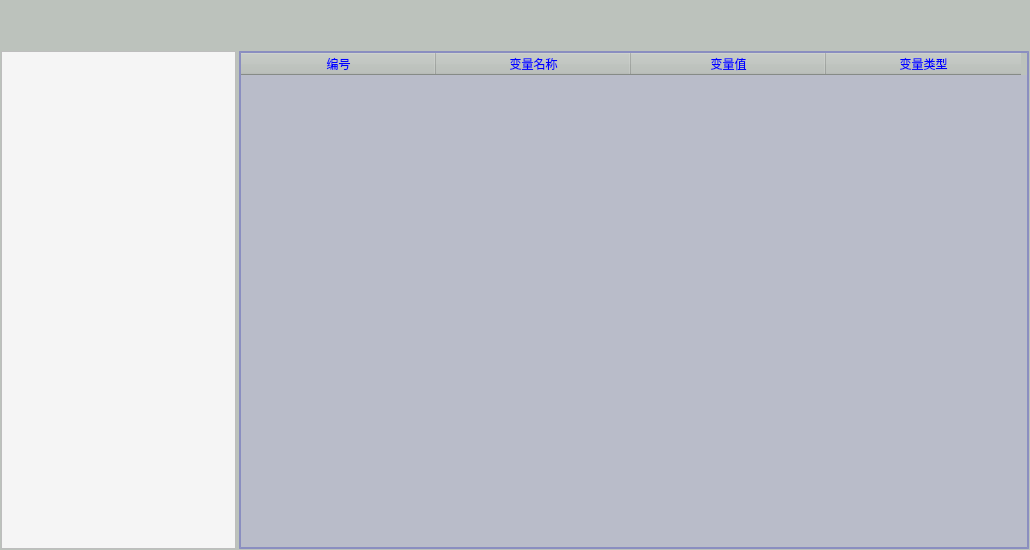
<?xml version="1.0" encoding="UTF-8"?>
<ui version="4.0">
 <class>frmLinkClass</class>
 <widget class="QWidget" name="frmLinkClass">
  <property name="geometry">
   <rect>
    <x>0</x>
    <y>0</y>
    <width>1030</width>
    <height>550</height>
   </rect>
  </property>
  <property name="sizePolicy">
   <sizepolicy hsizetype="Expanding" vsizetype="Expanding">
    <horstretch>0</horstretch>
    <verstretch>0</verstretch>
   </sizepolicy>
  </property>
  <property name="minimumSize">
   <size>
    <width>1030</width>
    <height>550</height>
   </size>
  </property>
  <property name="maximumSize">
   <size>
    <width>1030</width>
    <height>550</height>
   </size>
  </property>
  <property name="font">
   <font>
    <family>Arial</family>
    <pointsize>10</pointsize>
    <weight>50</weight>
    <italic>false</italic>
    <bold>false</bold>
   </font>
  </property>
  <property name="contextMenuPolicy">
   <enum>Qt::NoContextMenu</enum>
  </property>
  <property name="windowTitle">
   <string>QMacVisual</string>
  </property>
  <property name="windowIcon">
   <iconset>
    <normaloff>:/QMacVisual/Icon/other_478.ico</normaloff>:/QMacVisual/Icon/other_478.ico</iconset>
  </property>
  <property name="styleSheet">
   <string notr="true">background-color: #bcc2bc;</string>
  </property>
  <layout class="QHBoxLayout" name="horizontalLayout_2" stretch="0,0">
   <property name="spacing">
    <number>3</number>
   </property>
   <property name="leftMargin">
    <number>1</number>
   </property>
   <property name="topMargin">
    <number>1</number>
   </property>
   <property name="rightMargin">
    <number>1</number>
   </property>
   <property name="bottomMargin">
    <number>1</number>
   </property>
   <item>
    <layout class="QGridLayout" name="gridLayout_2">
     <property name="spacing">
      <number>0</number>
     </property>
     <item row="1" column="0">
      <widget class="QFrame" name="frame">
       <property name="sizePolicy">
        <sizepolicy hsizetype="Fixed" vsizetype="Preferred">
         <horstretch>0</horstretch>
         <verstretch>0</verstretch>
        </sizepolicy>
       </property>
       <property name="minimumSize">
        <size>
         <width>235</width>
         <height>0</height>
        </size>
       </property>
       <property name="maximumSize">
        <size>
         <width>235</width>
         <height>16777215</height>
        </size>
       </property>
       <property name="styleSheet">
        <string notr="true">#frame{border:0px solid rgba(30,30,200,80)}</string>
       </property>
       <property name="frameShape">
        <enum>QFrame::StyledPanel</enum>
       </property>
       <property name="frameShadow">
        <enum>QFrame::Raised</enum>
       </property>
       <layout class="QHBoxLayout" name="horizontalLayout">
        <property name="spacing">
         <number>0</number>
        </property>
        <property name="leftMargin">
         <number>0</number>
        </property>
        <property name="topMargin">
         <number>0</number>
        </property>
        <property name="rightMargin">
         <number>0</number>
        </property>
        <property name="bottomMargin">
         <number>0</number>
        </property>
        <item>
         <layout class="QGridLayout" name="gridLayout">
          <property name="spacing">
           <number>0</number>
          </property>
          <item row="0" column="0" rowspan="2" colspan="2">
           <widget class="QListView" name="listProcess">
            <property name="sizePolicy">
             <sizepolicy hsizetype="Expanding" vsizetype="Expanding">
              <horstretch>0</horstretch>
              <verstretch>0</verstretch>
             </sizepolicy>
            </property>
            <property name="minimumSize">
             <size>
              <width>0</width>
              <height>0</height>
             </size>
            </property>
            <property name="maximumSize">
             <size>
              <width>16777215</width>
              <height>16777215</height>
             </size>
            </property>
            <property name="font">
             <font>
              <family>微软雅黑</family>
              <pointsize>9</pointsize>
             </font>
            </property>
            <property name="styleSheet">
             <string notr="true">QWidget{color: rgba(45, 45, 35, 230);background-color: rgb(245, 245, 245);}
QScrollBar:vertical{ 
		background:#FFFFF2;
		padding-top:20px;
		padding-bottom:20px;
		padding-left:2px;
		padding-right:2px;
		border-left:1px solid #d7d7d7;}
QScrollBar::handle:vertical{
		background:#dbdbdb;
		border-radius:6px;
		min-height:20px;}
QScrollBar::handle:vertical:hover{
		background:#d0d0d0;}
QScrollBar::add-line:vertical{
		background:url(:/res/ico/down.png) center no-repeat;}
QScrollBar::sub-line:vertical{
		background:url(:/res/ico/up.png) center no-repeat;}
QScrollBar:horizontal{ 
		background:#FFFFF2;
		padding-top:20px;
		padding-bottom:20px;
		padding-left:2px;
		padding-right:2px;
		border-left:1px solid #d7d7d7;}
QScrollBar::handle:horizontal{
		background:#dbdbdb;
		border-radius:6px;
		min-height:20px;}
QScrollBar::handle:horizontal:hover{
		background:#d0d0d0;}
QScrollBar::add-line:horizontal{
		background:url(:/res/ico/right.png) center no-repeat;}
QScrollBar::sub-line:horizontal{
		background:url(:/res/ico/left.png) center no-repeat;}</string>
            </property>
           </widget>
          </item>
         </layout>
        </item>
       </layout>
      </widget>
     </item>
     <item row="0" column="0">
      <spacer name="verticalSpacer_4">
       <property name="orientation">
        <enum>Qt::Vertical</enum>
       </property>
       <property name="sizeType">
        <enum>QSizePolicy::Fixed</enum>
       </property>
       <property name="sizeHint" stdset="0">
        <size>
         <width>20</width>
         <height>50</height>
        </size>
       </property>
      </spacer>
     </item>
    </layout>
   </item>
   <item>
    <layout class="QGridLayout" name="gridLayout_3">
     <property name="spacing">
      <number>0</number>
     </property>
     <item row="1" column="0">
      <widget class="QFrame" name="frame_2">
       <property name="styleSheet">
        <string notr="true">#frame_2{border:2px solid rgba(30,30,200,80)}</string>
       </property>
       <property name="frameShape">
        <enum>QFrame::StyledPanel</enum>
       </property>
       <property name="frameShadow">
        <enum>QFrame::Raised</enum>
       </property>
       <layout class="QVBoxLayout" name="verticalLayout">
        <property name="spacing">
         <number>0</number>
        </property>
        <property name="leftMargin">
         <number>0</number>
        </property>
        <property name="topMargin">
         <number>0</number>
        </property>
        <property name="rightMargin">
         <number>0</number>
        </property>
        <property name="bottomMargin">
         <number>0</number>
        </property>
        <item>
         <widget class="QTableWidget" name="tableWidget">
          <property name="font">
           <font>
            <family>微软雅黑</family>
           </font>
          </property>
          <property name="styleSheet">
           <string notr="true">QTableWidget          
{
    background-color: rgba(180, 180, 215,120);   
    border:none;
    gridline-color: rgba(220, 220, 255,255);
    color: rgba(20, 20, 20,200);
}
QTableWidget::item::selected
{   
    background-color: rgba(180, 180, 215,255); 
}
QHeaderView::section
{
    color: blue;
}
QScrollBar:vertical{ 
		background:#FFFFF2;
		padding-top:20px;
		padding-bottom:20px;
		padding-left:2px;
		padding-right:2px;
		border-left:1px solid #d7d7d7;}
QScrollBar::handle:vertical{
		background:#dbdbdb;
		border-radius:6px;
		min-height:20px;}
QScrollBar::handle:vertical:hover{
		background:#d0d0d0;}
QScrollBar::add-line:vertical{
		background:url(:/res/ico/down.png) center no-repeat;}
QScrollBar::sub-line:vertical{
		background:url(:/res/ico/up.png) center no-repeat;}
QScrollBar:horizontal{ 
		background:#FFFFF2;
		padding-top:20px;
		padding-bottom:20px;
		padding-left:2px;
		padding-right:2px;
		border-left:1px solid #d7d7d7;}
QScrollBar::handle:horizontal{
		background:#dbdbdb;
		border-radius:6px;
		min-height:20px;}
QScrollBar::handle:horizontal:hover{
		background:#d0d0d0;}
QScrollBar::add-line:horizontal{
		background:url(:/res/ico/right.png) center no-repeat;}
QScrollBar::sub-line:horizontal{
		background:url(:/res/ico/left.png) center no-repeat;}</string>
          </property>
          <property name="horizontalScrollBarPolicy">
           <enum>Qt::ScrollBarAsNeeded</enum>
          </property>
          <property name="gridStyle">
           <enum>Qt::DashLine</enum>
          </property>
          <attribute name="horizontalHeaderDefaultSectionSize">
           <number>195</number>
          </attribute>
          <column>
           <property name="text">
            <string>编号</string>
           </property>
           <property name="font">
            <font>
             <family>微软雅黑</family>
             <pointsize>9</pointsize>
            </font>
           </property>
          </column>
          <column>
           <property name="text">
            <string>变量名称</string>
           </property>
           <property name="font">
            <font>
             <family>微软雅黑</family>
             <pointsize>9</pointsize>
            </font>
           </property>
          </column>
          <column>
           <property name="text">
            <string>变量值</string>
           </property>
           <property name="font">
            <font>
             <family>微软雅黑</family>
             <pointsize>9</pointsize>
            </font>
           </property>
          </column>
          <column>
           <property name="text">
            <string>变量类型</string>
           </property>
           <property name="font">
            <font>
             <family>微软雅黑</family>
             <pointsize>9</pointsize>
            </font>
           </property>
          </column>
         </widget>
        </item>
       </layout>
      </widget>
     </item>
     <item row="0" column="0">
      <spacer name="verticalSpacer_5">
       <property name="orientation">
        <enum>Qt::Vertical</enum>
       </property>
       <property name="sizeType">
        <enum>QSizePolicy::Fixed</enum>
       </property>
       <property name="sizeHint" stdset="0">
        <size>
         <width>20</width>
         <height>50</height>
        </size>
       </property>
      </spacer>
     </item>
    </layout>
   </item>
  </layout>
 </widget>
 <layoutdefault spacing="6" margin="11"/>
 <resources>
  <include location="res.qrc"/>
 </resources>
 <connections/>
</ui>
